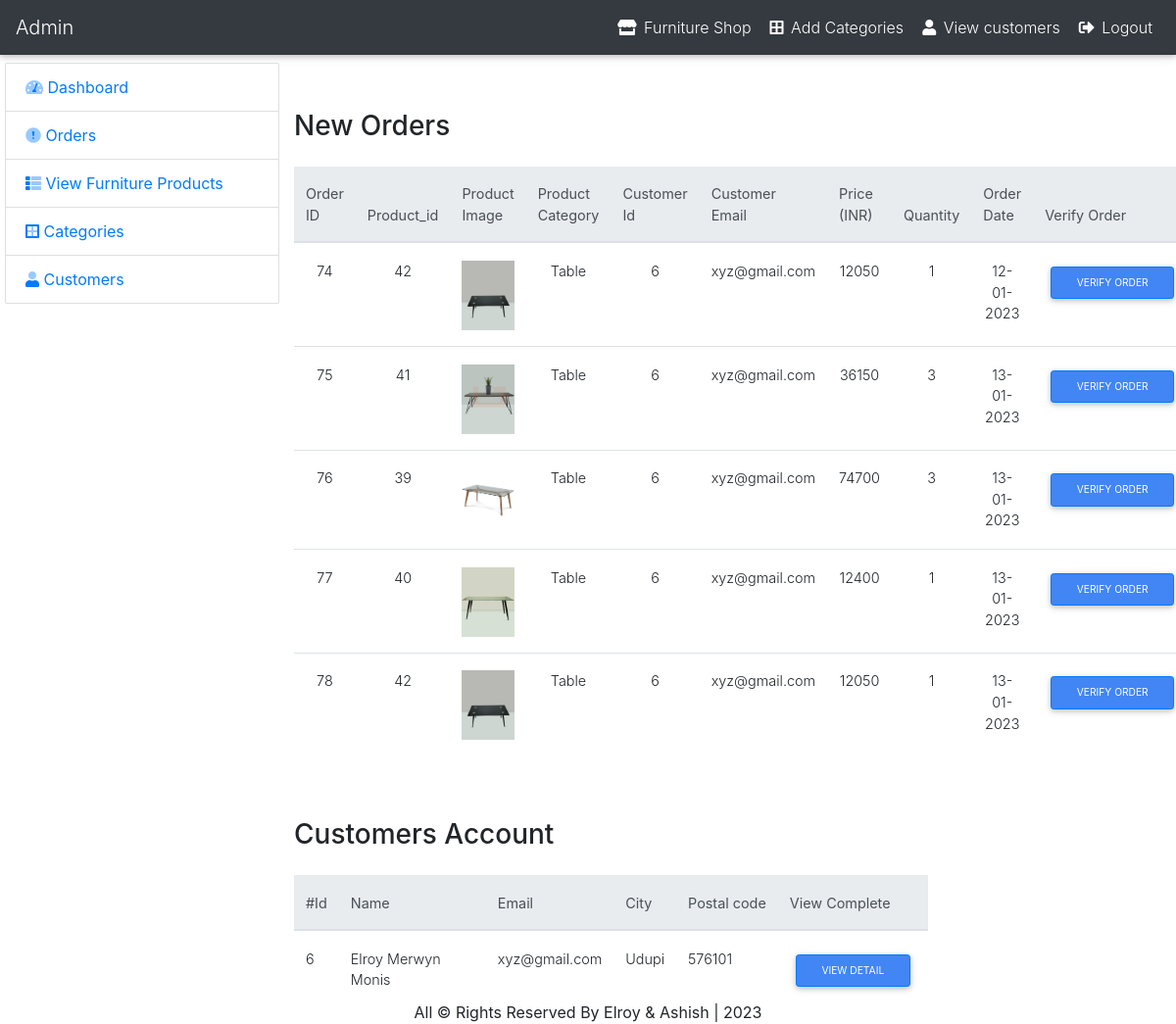
Before: /admin/index.php (signed in) with the older database file.
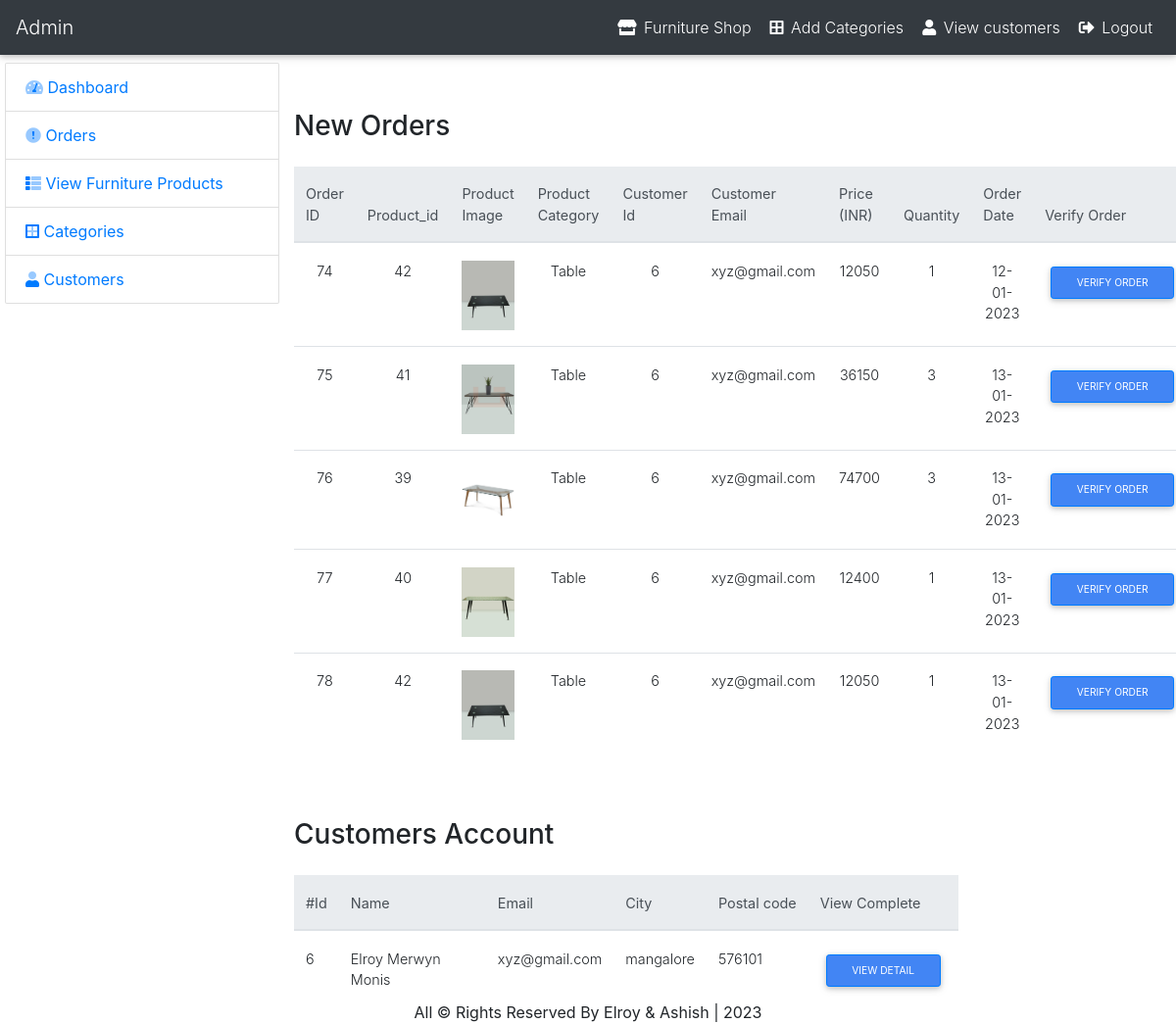
After: the same page with the newer database file.
### tables this page shows
CREATE TABLE `customer` (
  `cust_id` int NOT NULL,
  `cust_name` varchar(100) NOT NULL,
  `cust_email` varchar(100) NOT NULL,
  `cust_pass` varchar(100) NOT NULL,
  `cust_add` varchar(200) NOT NULL,
  `cust_city` varchar(50) NOT NULL,
  `cust_postalcode` varchar(50) NOT NULL,
  `cust_number` varchar(100) NOT NULL
);

### admin/index.php (the view, shortened to what the changed rows need)
<?php
include('include/header.php');
?>
  <div class="container-fluid mt-2">
      <div class="row">
        <div class="col-md-9 col-lg-9">
        <div class="row">
            <table class="table table-responsive table-hover mt-3">
                      <thead class="thead-light">
                          <tr>
                              <th>Order ID</th>
                              <th>Product_id</th>
                              <th>Product Image</th>
                              <th>Product Category</th>
                              <th>Customer Id</th>
                              <th>Customer Email</th>
                              <th>Price (INR)</th>
                              <th>Quantity</th>
                              <th>Order Date</th>
                              <th>Verify Order</th>
                          </tr>
                      </thead>
                  </table>
                  <table class="table table-responsive table-hover mt-3">
                      <thead class="thead-light">
                          <tr>
                              <th>#Id</th>
                              <th>Name</th>
                              <th>Email</th>
                              <th>City</th>
                              <th>Postal code</th>
                              <th>View Complete</th>
                          </tr>
                      </thead>
                        <tbody>
                          <?php
                            $query = "SELECT * FROM customer ORDER BY cust_id DESC LIMIT 5";
                            $run   = mysqli_query($con,$query);
                            if(mysqli_num_rows($run) > 0){
                              while($row = mysqli_fetch_array($run)){
                                $cust_id         = $row['cust_id'];
                                $cust_name       = $row['cust_name'];
                                $cust_email      = $row['cust_email'];
                                $cust_city       = $row['cust_city'];
                                $cust_postalcode = $row['cust_postalcode'];
                            ?>
                             <tr>
                                 <td >
                                     <?php echo $cust_id;?>
                                 </td>
                                 <td width="150px">
                                    <?php echo $cust_name;?>
                                 </td>
                                 <td>
                                    <?php echo $cust_email;?>
                                 </td>
                                 <td>
                                 <?php echo $cust_city ?>
                                 </td>
                                 <td><?php echo $cust_postalcode;?></td>
                                 <td><a href="customers.php"><button class="btn btn-primary btn-sm">View Detail</button></td>
                             </tr>
                           <?php
                               }
                            }else {
                              echo "<tr><td colspan='12'><h2 class='text-center text-secondary'>No Registered Customer Yet</h2></td></tr>";
                            }
                    ?>
                      </tbody>
                  </table>
        </div>
        </div>
  </div>
<?php include('include/footer.php');?>

Changed rows visible on the page:
changed customer "Elroy Merwyn Monis": cust_city "Udupi" → "mangalore"
